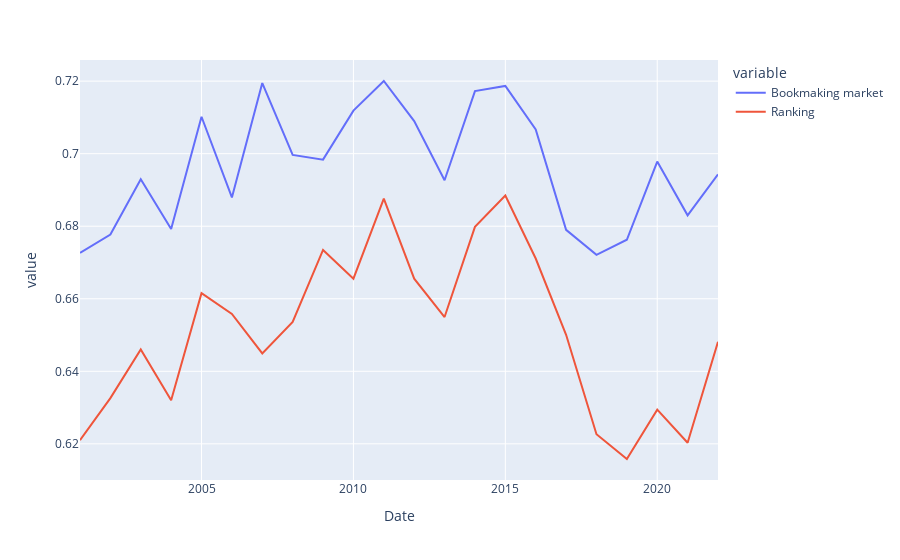

The notebook cell saved with this chart:
### Code cell
px.line(
    pandas.DataFrame({'Bookmaking market': bookmaking_market_right_per_year, 'Ranking': ranking_right_per_year})
)

### Figure 1 — Plotly figure (JSON) as saved in the notebook; plotly's stock layout.template omitted (floating-point values rounded to 4 significant figures)
{"data": [{"hovertemplate": "variable=Bookmaking market<br>Date=%{x}<br>value=%{y}<extra></extra>", "legendgroup": "Bookmaking market", "line": {"color": "#636efa", "dash": "solid"}, "marker": {"symbol": "circle"}, "mode": "lines", "name": "Bookmaking market", "orientation": "v", "showlegend": true, "type": "scatter", "x": [2001, 2002, 2003, 2004, 2005, 2006, 2007, 2008, 2009, 2010, 2011, 2012, 2013, 2014, 2015, 2016, 2017, 2018, 2019, 2020, 2021, 2022], "xaxis": "x", "y": [0.6727, 0.6777, 0.6929, 0.6793, 0.7102, 0.6879, 0.7195, 0.6997, 0.6984, 0.7119, 0.72, 0.709, 0.6927, 0.7173, 0.7187, 0.7067, 0.679, 0.6721, 0.6763, 0.6978, 0.683, 0.6943], "yaxis": "y"}, {"hovertemplate": "variable=Ranking<br>Date=%{x}<br>value=%{y}<extra></extra>", "legendgroup": "Ranking", "line": {"color": "#EF553B", "dash": "solid"}, "marker": {"symbol": "circle"}, "mode": "lines", "name": "Ranking", "orientation": "v", "showlegend": true, "type": "scatter", "x": [2001, 2002, 2003, 2004, 2005, 2006, 2007, 2008, 2009, 2010, 2011, 2012, 2013, 2014, 2015, 2016, 2017, 2018, 2019, 2020, 2021, 2022], "xaxis": "x", "y": [0.621, 0.6326, 0.646, 0.632, 0.6615, 0.6558, 0.6449, 0.6536, 0.6735, 0.6655, 0.6876, 0.6655, 0.655, 0.6798, 0.6885, 0.6711, 0.6501, 0.6226, 0.6158, 0.6294, 0.6203, 0.6482], "yaxis": "y"}], "layout": {"legend": {"title": {"text": "variable"}, "tracegroupgap": 0}, "margin": {"t": 60}, "xaxis": {"anchor": "y", "domain": [0, 1], "title": {"text": "Date"}}, "yaxis": {"anchor": "x", "domain": [0, 1], "title": {"text": "value"}}}}
